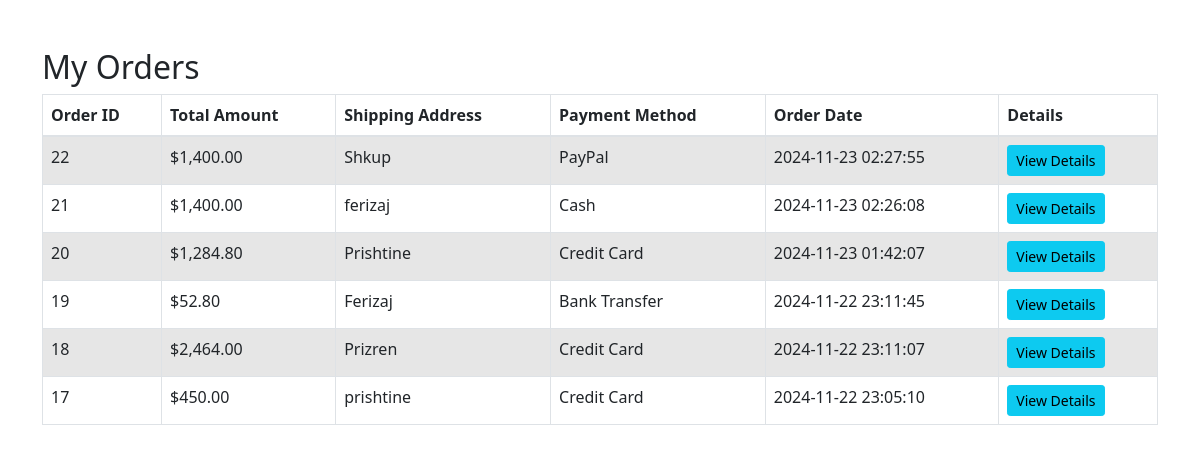
Page /my_orders.php (signed in) on the committed database.
### tables this page shows
CREATE TABLE `orders` (
  `id` int(11) NOT NULL,
  `user_id` int(11) NOT NULL,
  `total_amount` decimal(10,2) NOT NULL,
  `shipping_address` text DEFAULT NULL,
  `payment_method` varchar(50) DEFAULT NULL,
  `order_date` timestamp NOT NULL DEFAULT current_timestamp(),
  `status` enum('Processing','Shipped','Delivered','Canceled') DEFAULT 'Processing',
  `coupon_id` int(11) DEFAULT NULL,
  `original_amount` decimal(10,2) DEFAULT NULL
);

### my_orders.php (the view, shortened to what this page needs)
<?php
include 'config.php';
$userId = $_SESSION['user_id'];
$stmt = $pdo->prepare("SELECT * FROM orders WHERE user_id = ? ORDER BY order_date DESC");
$stmt->execute([$userId]);
$orders = $stmt->fetchAll(PDO::FETCH_ASSOC);
?>
<!DOCTYPE html>
<html lang="en">
<head>
    <link href="https://maxcdn.bootstrapcdn.com/bootstrap/4.5.2/css/bootstrap.min.css" rel="stylesheet">
    <link href="https://cdn.jsdelivr.net/npm/bootstrap@5.1.3/dist/css/bootstrap.min.css" rel="stylesheet">
    <link rel="stylesheet" href="https://cdnjs.cloudflare.com/ajax/libs/font-awesome/6.0.0/css/all.min.css">
</head>
<body>
<div class="container mt-5">
    <h2>My Orders</h2>
    <?php if (count($orders) > 0): ?>
        <table class="table table-bordered table-striped">
            <thead>
                <tr>
                    <th>Order ID</th>
                    <th>Total Amount</th>
                    <th>Shipping Address</th>
                    <th>Payment Method</th>
                    <th>Order Date</th>
                    <th>Details</th>
                </tr>
            </thead>
            <tbody>
                <?php foreach ($orders as $order): ?>
                    <tr>
                        <td><?php echo $order['id']; ?></td>
                        <td>$<?php echo number_format($order['total_amount'], 2); ?></td>
                        <td><?php echo htmlspecialchars($order['shipping_address']); ?></td>
                        <td><?php echo htmlspecialchars($order['payment_method']); ?></td>
                        <td><?php echo htmlspecialchars($order['order_date']); ?></td>
                        <td><a href="order_confirmation.php?order_id=<?php echo $order['id']; ?>" class="btn btn-info btn-sm">View Details</a></td>
                    </tr>
                <?php endforeach; ?>
            </tbody>
        </table>
    <?php else: ?>
        <p>You have not placed any orders yet.</p>
    <?php endif; ?>
</div>
</body>
</html>

### rows in the picture
orders: id "22", total_amount "1,400.00", shipping_address "Shkup", payment_method "PayPal", order_date "2024-11-23 02:27:55"
orders: id "21", total_amount "1,400.00", shipping_address "ferizaj", payment_method "Cash", order_date "2024-11-23 02:26:08"
orders: id "20", total_amount "1,284.80", shipping_address "Prishtine", payment_method "Credit Card", order_date "2024-11-23 01:42:07"
orders: id "19", total_amount "52.80", shipping_address "Ferizaj", payment_method "Bank Transfer", order_date "2024-11-22 23:11:45"
orders: id "18", total_amount "2,464.00", shipping_address "Prizren", payment_method "Credit Card", order_date "2024-11-22 23:11:07"
orders: id "17", total_amount "450.00", shipping_address "prishtine", payment_method "Credit Card", order_date "2024-11-22 23:05:10"
